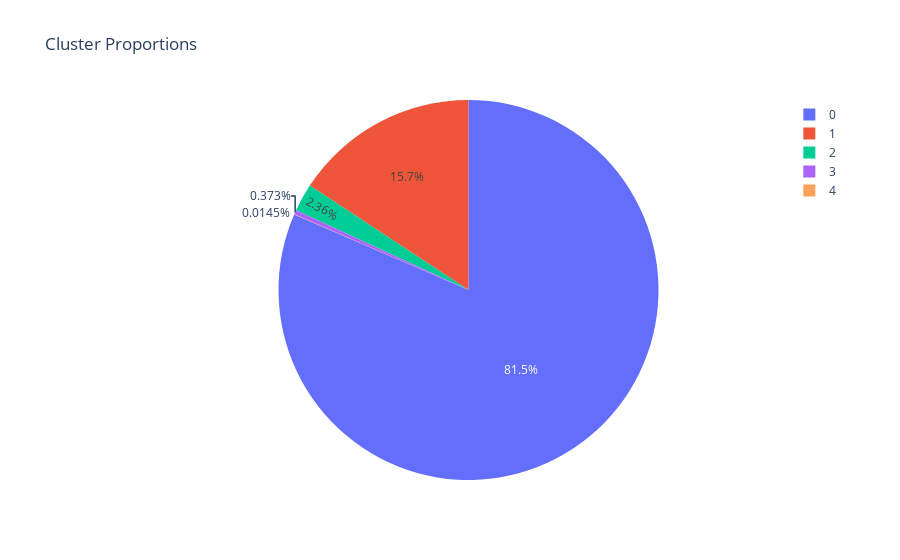

Here is the notebook cell this chart was saved with:
### Markdown cell above
## Analysis of Clusters

### Code cell
cluster_counts = df_merged['cluster'].value_counts().reset_index()
cluster_counts.columns = ['cluster', 'cluster_counts']

fig = px.pie(cluster_counts, values='cluster_counts', names='cluster', title='Cluster Proportions')
fig.show()

### Figure 1 — Plotly figure (JSON) as saved in the notebook; plotly's stock layout.template omitted (floating-point values rounded to 4 significant figures)
{"data": [{"domain": {"x": [0, 1], "y": [0, 1]}, "hovertemplate": "cluster=%{label}<br>cluster_counts=%{value}<extra></extra>", "labels": [0, 1, 2, 3, 4], "legendgroup": "", "name": "", "showlegend": true, "type": "pie", "values": [22492, 4342, 652, 103, 4]}], "layout": {"legend": {"tracegroupgap": 0}, "title": {"text": "Cluster Proportions"}}}
